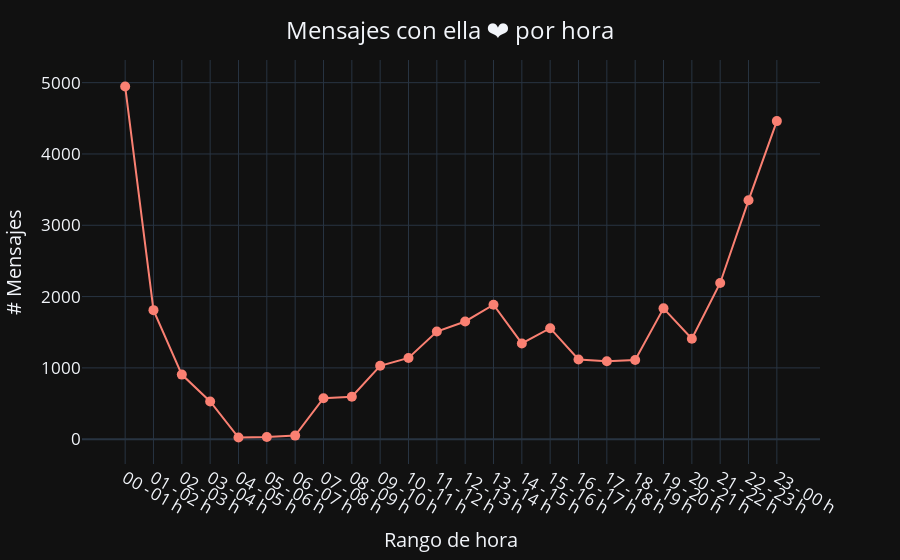

Source (notebook cell):
### Code cell
# Asumo que ya tienes tu DataFrame 'df' cargado con las columnas necesarias ('Fecha', 'Hora', 'Miembro', 'Mensaje', 'Emojis', 'URLs', 'rangoHora')

# Crear una columna de 1 para realizar el conteo de mensajes
df['# Mensajes por hora'] = 1

# Sumar (contar) los mensajes que tengan la misma fecha y rango de hora
mensajes_hora = df.groupby('rangoHora')['# Mensajes por hora'].sum().reset_index()

# Plotear la cantidad de mensajes respecto del tiempo
fig = px.line(mensajes_hora, x='rangoHora', y='# Mensajes por hora', color_discrete_sequence=['salmon'], template='plotly_dark')

# Ajustar el gráfico
fig.update_layout(
    title={'text': 'Mensajes con ella ❤️ por hora',
           'y': 0.96,
           'x': 0.5,
           'xanchor': 'center'},
    font=dict(size=17)
)
fig.update_traces(mode='markers+lines', marker=dict(size=10))
fig.update_xaxes(title_text='Rango de hora', tickangle=30)
fig.update_yaxes(title_text='# Mensajes')

# Mostrar el gráfico
fig.show()

### Figure 1 — Plotly figure (JSON) as saved in the notebook; plotly's stock layout.template omitted (floating-point values rounded to 4 significant figures)
{"data": [{"hovertemplate": "rangoHora=%{x}<br># Mensajes por hora=%{y}<extra></extra>", "legendgroup": "", "line": {"color": "salmon", "dash": "solid"}, "marker": {"size": 10, "symbol": "circle"}, "mode": "markers+lines", "name": "", "orientation": "v", "showlegend": false, "type": "scatter", "x": ["00 - 01 h", "01 - 02 h", "02 - 03 h", "03 - 04 h", "04 - 05 h", "05 - 06 h", "06 - 07 h", "07 - 08 h", "08 - 09 h", "09 - 10 h", "10 - 11 h", "11 - 12 h", "12 - 13 h", "13 - 14 h", "14 - 15 h", "15 - 16 h", "16 - 17 h", "17 - 18 h", "18 - 19 h", "19 - 20 h", "20 - 21 h", "21 - 22 h", "22 - 23 h", "23 - 00 h"], "xaxis": "x", "y": [4947, 1810, 906, 529, 23, 30, 50, 575, 595, 1029, 1139, 1510, 1651, 1886, 1343, 1557, 1118, 1093, 1111, 1835, 1409, 2191, 3350, 4461], "yaxis": "y"}], "layout": {"font": {"size": 17}, "legend": {"tracegroupgap": 0}, "margin": {"t": 60}, "title": {"text": "Mensajes con ella ❤️ por hora", "x": 0.5, "xanchor": "center", "y": 0.96}, "xaxis": {"anchor": "y", "domain": [0, 1], "tickangle": 30, "title": {"text": "Rango de hora"}}, "yaxis": {"anchor": "x", "domain": [0, 1], "title": {"text": "# Mensajes"}}}}
